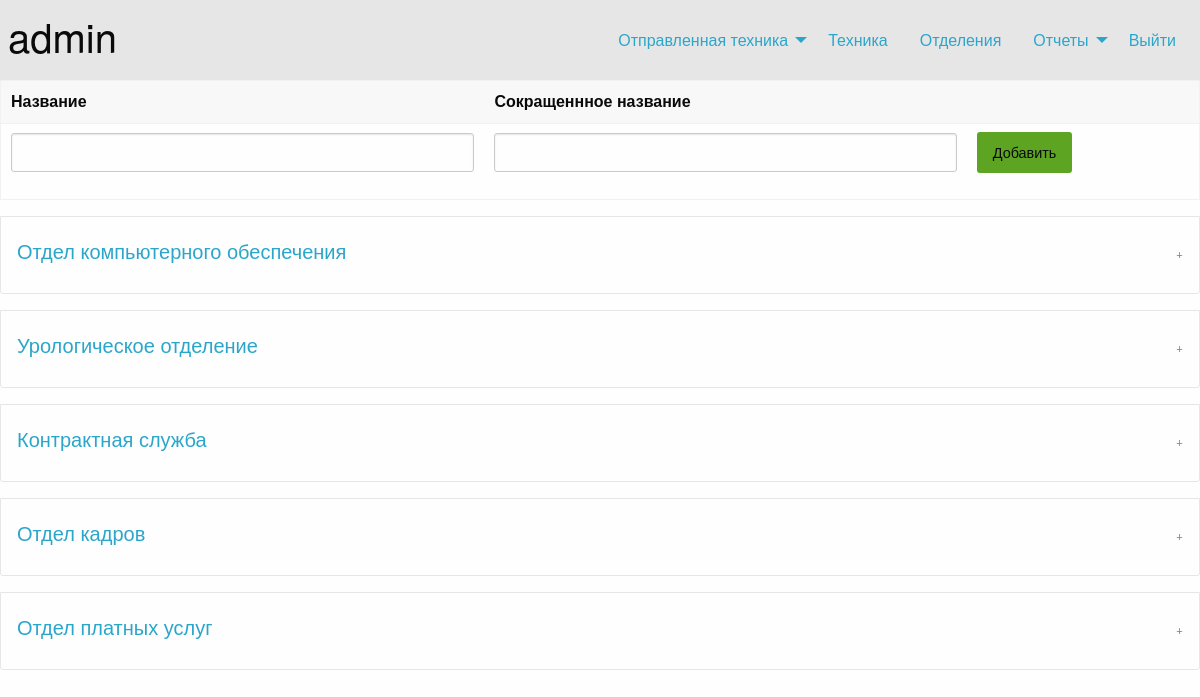
The app's page /departments/ (signed in), older data.
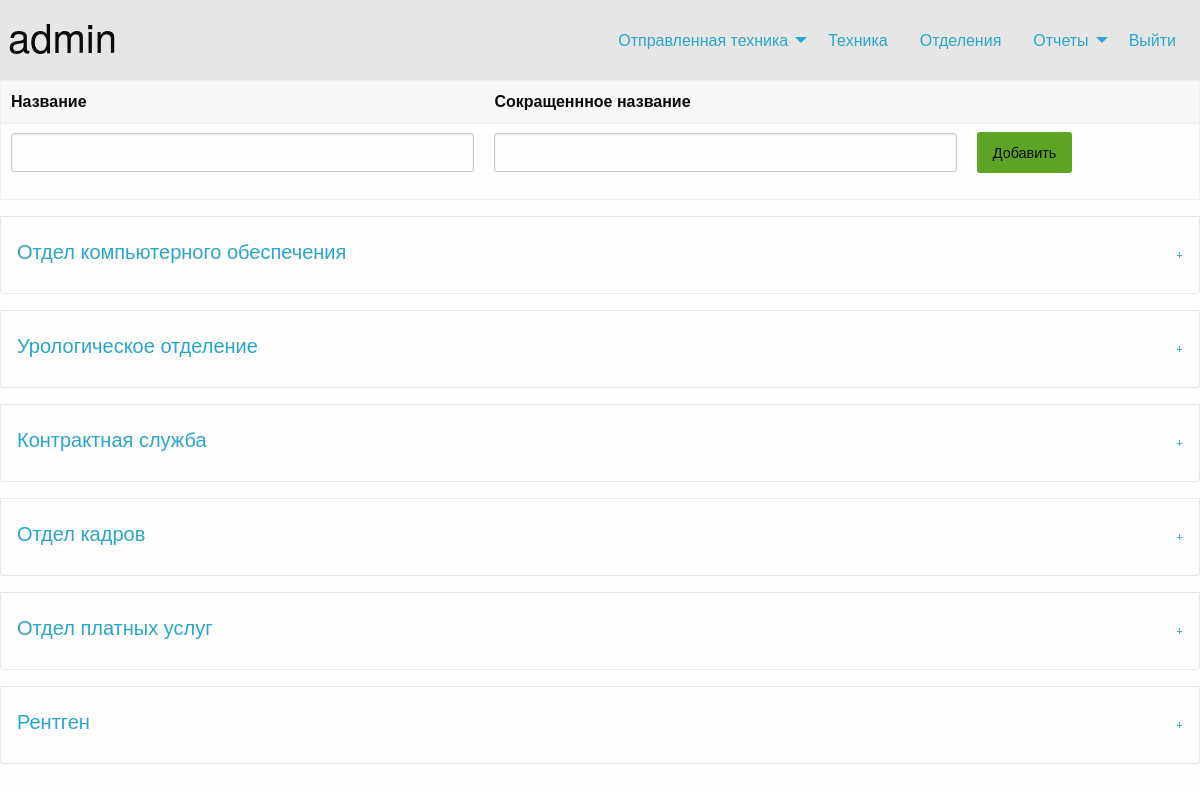
The same page, newer data.
### hdesk/models.py (models this page shows, shortened)
class Department(models.Model):
    name = models.CharField(max_length=128)
    short_name = models.CharField(max_length=10)
    class Meta:
        verbose_name = 'Отделение'
        verbose_name_plural = 'Отделения'

### hdesk/views.py (the view)
# urls.py: path(r'departments/',views.depart),
@login_required
def depart(request):
    deps = Department.objects.all()
    tec = Technics.objects.all()
    DForm = DepartForm(request.POST)
    if request.method == "POST":
        if DForm.is_valid:
            DForm.save(commit=True)
            return redirect('/departments')
    return render(request,'pages/depart.html',context={'departs':deps,'form':DForm,'tec':tec})

### hdesk/forms.py
class DepartForm(ModelForm):
    class Meta:
        model = Department
        fields = ['name','short_name']

### templates/pages/depart.html (shortened to what this page needs)
{% extends 'layout.html' %}
{% block content %}
<table>
    <thead>
        <tr>
            <th>
                Название
            </th>
            <th>
                Сокращеннное название
            </th>
            <th>
            </th>
        </tr>
    </thead>
    <tbody>
        <form action="" method="post">
            <tr>
                <td>
                    {{form.name}}
                </td>
                <td>
                    {{form.short_name}}
                </td>
                <td>
                    <button class="button success" type="submit">Добавить</button>
                </td>
            </tr>
        </form>
    </tbody>
</table>
        {% for d in departs %}
            <ul class="accordion" data-accordion data-multi-expand="true" data-allow-all-closed="true">
                <li class="accordion-item" data-accordion-item>
                  <a href="#" class="accordion-title">
                      <h5>
                          {{d.name}}
                      </h5>
                  </a>
                </li>
              </ul>
        {% endfor %}
{% endblock %}

Row changes from the older to the newer data that the page shows:
added Department: name "Рентген"
